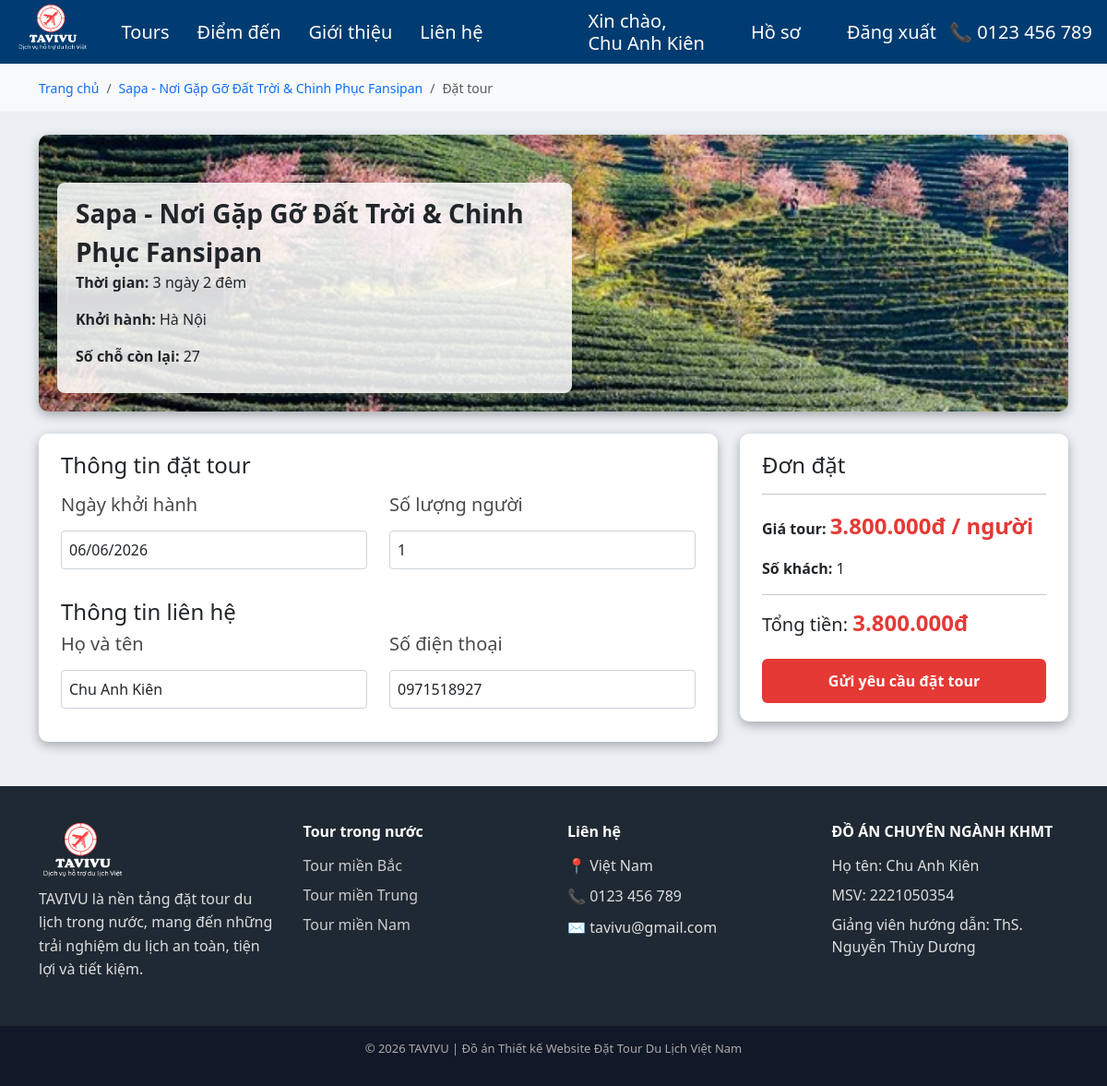
Screenshot of /pages/khachHang/datTour.php?maTour=25 (signed in) with the database file from the repository.
### tables this page shows
CREATE TABLE `tour` (
  `maTour` int(10) UNSIGNED NOT NULL,
  `maND` int(10) UNSIGNED NOT NULL,
  `tenTour` varchar(255) NOT NULL,
  `moTa` text DEFAULT NULL,
  `lichTrinh` text DEFAULT NULL,
  `giaTour` decimal(18,2) UNSIGNED NOT NULL,
  `ngayKhoiHanh` date NOT NULL,
  `diemXuatPhat` varchar(100) NOT NULL DEFAULT 'Hà Nội',
  `soNgay` int(11) NOT NULL DEFAULT 1,
  `soChoTrong` int(10) UNSIGNED NOT NULL,
  `tongSoCho` int(10) UNSIGNED NOT NULL DEFAULT 0,
  `trangThai` enum('Chờ duyệt','Đang bán','Tạm dừng','Từ chối','Đã kết thúc') NOT NULL DEFAULT 'Chờ duyệt'
);

CREATE TABLE `tour_anh` (
  `maAnh` int(10) UNSIGNED NOT NULL,
  `maTour` int(10) UNSIGNED NOT NULL,
  `duongDan` varchar(255) NOT NULL,
  `lamAnhChinh` tinyint(1) DEFAULT 0
);

CREATE TABLE `user` (
  `maND` int(11) UNSIGNED NOT NULL,
  `email` varchar(100) NOT NULL,
  `matKhau` varchar(255) NOT NULL,
  `hoTen` varchar(100) NOT NULL,
  `soDienThoai` varchar(10) NOT NULL,
  `vaiTro` enum('Quản trị viên','Khách hàng','Nhà phân phối tour') NOT NULL DEFAULT 'Khách hàng',
  `trangThai` enum('Hoạt động','Vô hiệu hóa') NOT NULL DEFAULT 'Hoạt động',
  `diaChi` varchar(255) DEFAULT NULL,
  `tenCongTy` varchar(255) DEFAULT NULL,
  `diaChiCongTy` varchar(255) DEFAULT NULL,
  `tyLeHoaHong` decimal(5,2) DEFAULT NULL
);

### pages/khachHang/datTour.php (the view, shortened to what this page needs)
<?php
require_once '../../config/database.php';
$maTour = $_GET['maTour'] ?? null;
$stmt = $mysqli->prepare("
    SELECT t.*, u.hoTen AS tenNPP
    FROM tour t
    JOIN user u ON t.maND = u.maND
    WHERE t.maTour = ? AND t.trangThai = 'Đang bán'
");
$stmt->bind_param("i", $maTour);
$stmt->execute();
$tour = $stmt->get_result()->fetch_assoc();
$stmtAnh = $mysqli->prepare("
    SELECT duongDan FROM tour_anh
    WHERE maTour = ? AND laManhChinh = 1
    LIMIT 1
");
$stmtAnh->bind_param("i", $maTour);
$stmtAnh->execute();
$anhChinh = $stmtAnh->get_result()->fetch_assoc();
$stmtUser = $mysqli->prepare("SELECT hoTen, soDienThoai FROM user WHERE maND = ?");
$stmtUser->bind_param("i", $_SESSION['maND']);
$stmtUser->execute();
$user = $stmtUser->get_result()->fetch_assoc();
?>
<!DOCTYPE html>
<html lang="vi">
<head>
    <link href="https://cdn.jsdelivr.net/npm/bootstrap@5.3.8/dist/css/bootstrap.min.css" rel="stylesheet"
>
    <link rel="stylesheet" href="../../assets/css/khachHang.css">
</head>
<body>
    <?php include '../../includes/header.php'; ?>
    <main>
        <div class="breadcrumb-box">
            <div class="container">
                <nav aria-label="breadcrumb">
                    <ol class="breadcrumb tour-breadcrumb">
                        <li class="breadcrumb-item">
                            <a href="trangChu.php" class="breadcrumb-link">Trang chủ</a>
                        </li>
                        <li class="breadcrumb-item">
                            <a href="tour_ChiTiet.php?id=<?= $tour['maTour'] ?>" class="breadcrumb-link">
                                <?= htmlspecialchars($tour['tenTour']) ?>
                            </a>
                        </li>
                        <li class="breadcrumb-item active">Đặt tour</li>
                    </ol>
                </nav>
            </div>
        </div>
        <div class="container my-4">
            <div class="box tour-summary">
                <img src="../../<?= htmlspecialchars($anhChinh['duongDan'] ?? '') ?>"
                    alt="<?= htmlspecialchars($tour['tenTour']) ?>">
                <div class="tour-summary-content">
                    <div class="tour-title"><?= htmlspecialchars($tour['tenTour']) ?></div>
                    <p><strong>Thời gian:</strong> <?= $tour['soNgay'] ?> ngày <?= $tour['soNgay'] - 1 ?> đêm</p>
                    <p><strong>Khởi hành:</strong> <?= htmlspecialchars($tour['diemXuatPhat']) ?></p>
                    <p><strong>Số chỗ còn lại:</strong> <?= $tour['soChoTrong'] ?></p>
                </div>
            </div>
            <div class="row">
                <div class="col-lg-8">
                    <div class="box">
                        <h4 class="mb-3">Thông tin đặt tour</h4>
                        <form action="../../actions/donDat/booking.php" method="POST" id="formDatTour">
                            <div class="row">
                                <div class="col-md-6 mb-3">
                                    <label class="form-label">
                                        <h5>Ngày khởi hành</h5>
                                    </label>
                                    <input type="date" name="ngayDat" class="form-control"
                                        value="<?= $tour['ngayKhoiHanh'] ?>" readonly>
                                </div>
                                <div class="col-md-6 mb-3">
                                    <label class="form-label">
                                        <h5>Số lượng người</h5>
                                    </label>
                                    <input type="number" name="soNguoi" id="soNguoi" class="form-control" min="1"
                                        max="<?= $tour['soChoTrong'] ?>" value="1" required>
                                </div>
                            </div>
                            <h4 class="mt-3">Thông tin liên hệ</h4>
                            <div class="row">
                                <div class="col-md-6 mb-3">
                                    <label class="form-label">
                                        <h5>Họ và tên</h5>
                                    </label>
                                    <input type="text" name="hoTen" class="form-control"
                                        value="<?= htmlspecialchars($user['hoTen']) ?>" required>
                                </div>
                                <div class="col-md-6 mb-3">
                                    <label class="form-label">
                                        <h5>Số điện thoại</h5>
                                    </label>
                                    <input type="tel" name="soDienThoai" class="form-control"
                                        value="<?= htmlspecialchars($user['soDienThoai']) ?>" required>
                                </div>
                            </div>
                    </div>
                </div>
                <div class="col-lg-4">
                    <div class="box">
                        <h4>Đơn đặt</h4>
                        <hr>
                        <p><strong>Giá tour: </strong>
                            <span class="price"><?= number_format($tour['giaTour'], 0, ',', '.') ?>đ / người</span>
                        </p>
                        <p><strong>Số khách:</strong> <span id="hienThiSoNguoi">1</span></p>
                        <hr>
                        <h5>Tổng tiền: <span class="price" id="tongTien">
                                <?= number_format($tour['giaTour'], 0, ',', '.') ?>đ
                            </span></h5>
                        <button type="submit" class="btn-book text-white mt-3">
                            Gửi yêu cầu đặt tour
                        </button>
                    </div>
                </div>
            </div>
        </div>
    </main>
    <?php include '../../includes/footer.php'; ?>
</body>
</html>

### assets/css/khachHang.css (style rules this page uses)
* { margin: 0; padding: 0; box-sizing: border-box; }
body { font-family: 'Segoe UI', Tahoma, sans-serif; background-color: #ECF0F5; display: flex; flex-direction: column; min-height: 100vh; }
main { flex: 1; }
html { scroll-behavior: smooth; }
.breadcrumb-box { background-color: #f8f9fa; padding: 15px 0; border-bottom: 1px solid #e9ecef; }
.tour-breadcrumb { margin-bottom: 0; font-size: 14px; }
.breadcrumb-link { text-decoration: none; font-weight: 500; }
.tour-title { font-size: 28px; font-weight: 700; }
.box { background: #fff; padding: 20px 24px; border-radius: 10px; box-shadow: 0 4px 12px rgba(0, 0, 0, 0.3); margin-bottom: 24px; }
.price { font-size: 24px; font-weight: 700; color: #e53935; }
.btn-book { width: 100%; padding: 12px; border: none; background: #e53935; color: white; font-weight: 600; border-radius: 6px; }
.tour-summary { position: relative; padding: 0; overflow: hidden; }
.tour-summary img { width: 100%; height: 300px; object-fit: cover; display: block; }
.tour-summary-content { position: absolute; bottom: 20px; left: 20px; background: rgba(255, 255, 255, 0.85); padding: 12px 20px; border-radius: 8px; max-width: 50%; }
.form-label { color: #4a4a4a; margin-bottom: 8px; }
.form-control { border: 1px solid #ced4da; padding: 8px; border-radius: 4px; }

### rows the page displays
tour: tenTour "Sapa - Nơi Gặp Gỡ Đất Trời & Chinh Phục Fansipan", soNgay "3", $tour['soNgay']-1 "2", diemXuatPhat "Hà Nội", soChoTrong "27", ngayDat "06/06/2026", giaTour "3.800.000"
tour_anh: duongDan (picture)
user: hoTen "Chu Anh Kiên", soDienThoai "0971518927"

### other values shown
$_SESSION['hoTen'] "Chu Anh Kiên"
